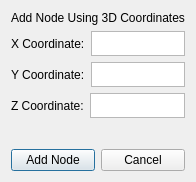
<?xml version="1.0" encoding="UTF-8"?>
<ui version="4.0">
 <class>addNode</class>
 <widget class="QDialog" name="addNode">
  <property name="geometry">
   <rect>
    <x>0</x>
    <y>0</y>
    <width>176</width>
    <height>182</height>
   </rect>
  </property>
  <property name="maximumSize">
   <size>
    <width>16777215</width>
    <height>16777215</height>
   </size>
  </property>
  <property name="windowTitle">
   <string>Dialog</string>
  </property>
  <property name="sizeGripEnabled">
   <bool>false</bool>
  </property>
  <layout class="QVBoxLayout" name="verticalLayout">
   <property name="sizeConstraint">
    <enum>QLayout::SetDefaultConstraint</enum>
   </property>
   <item>
    <widget class="QLabel" name="label">
     <property name="text">
      <string>Add Node Using 3D Coordinates</string>
     </property>
     <property name="alignment">
      <set>Qt::AlignCenter</set>
     </property>
    </widget>
   </item>
   <item>
    <layout class="QHBoxLayout" name="horizontalLayout">
     <item>
      <widget class="QLabel" name="label_2">
       <property name="text">
        <string>X Coordinate:</string>
       </property>
      </widget>
     </item>
     <item>
      <widget class="QTextEdit" name="txt_XCoord">
       <property name="minimumSize">
        <size>
         <width>0</width>
         <height>25</height>
        </size>
       </property>
       <property name="maximumSize">
        <size>
         <width>16777215</width>
         <height>25</height>
        </size>
       </property>
      </widget>
     </item>
    </layout>
   </item>
   <item>
    <layout class="QHBoxLayout" name="horizontalLayout_2">
     <item>
      <widget class="QLabel" name="label_3">
       <property name="text">
        <string>Y Coordinate:</string>
       </property>
      </widget>
     </item>
     <item>
      <widget class="QTextEdit" name="txt_YCoord">
       <property name="minimumSize">
        <size>
         <width>0</width>
         <height>25</height>
        </size>
       </property>
       <property name="maximumSize">
        <size>
         <width>16777215</width>
         <height>25</height>
        </size>
       </property>
      </widget>
     </item>
    </layout>
   </item>
   <item>
    <layout class="QHBoxLayout" name="horizontalLayout_3">
     <item>
      <widget class="QLabel" name="label_4">
       <property name="text">
        <string>Z Coordinate:</string>
       </property>
      </widget>
     </item>
     <item>
      <widget class="QTextEdit" name="txt_ZCoord">
       <property name="minimumSize">
        <size>
         <width>0</width>
         <height>25</height>
        </size>
       </property>
       <property name="maximumSize">
        <size>
         <width>16777215</width>
         <height>25</height>
        </size>
       </property>
      </widget>
     </item>
    </layout>
   </item>
   <item>
    <spacer name="verticalSpacer">
     <property name="orientation">
      <enum>Qt::Vertical</enum>
     </property>
     <property name="sizeType">
      <enum>QSizePolicy::Expanding</enum>
     </property>
     <property name="sizeHint" stdset="0">
      <size>
       <width>20</width>
       <height>40</height>
      </size>
     </property>
    </spacer>
   </item>
   <item>
    <layout class="QHBoxLayout" name="horizontalLayout_4">
     <item>
      <widget class="QPushButton" name="pushButton">
       <property name="text">
        <string>Add Node</string>
       </property>
      </widget>
     </item>
     <item>
      <widget class="QPushButton" name="pushButton_2">
       <property name="text">
        <string>Cancel</string>
       </property>
      </widget>
     </item>
    </layout>
   </item>
  </layout>
 </widget>
 <resources/>
 <connections>
  <connection>
   <sender>pushButton_2</sender>
   <signal>clicked()</signal>
   <receiver>addNode</receiver>
   <slot>close()</slot>
   <hints>
    <hint type="sourcelabel">
     <x>165</x>
     <y>283</y>
    </hint>
    <hint type="destinationlabel">
     <x>204</x>
     <y>250</y>
    </hint>
   </hints>
  </connection>
 </connections>
</ui>
